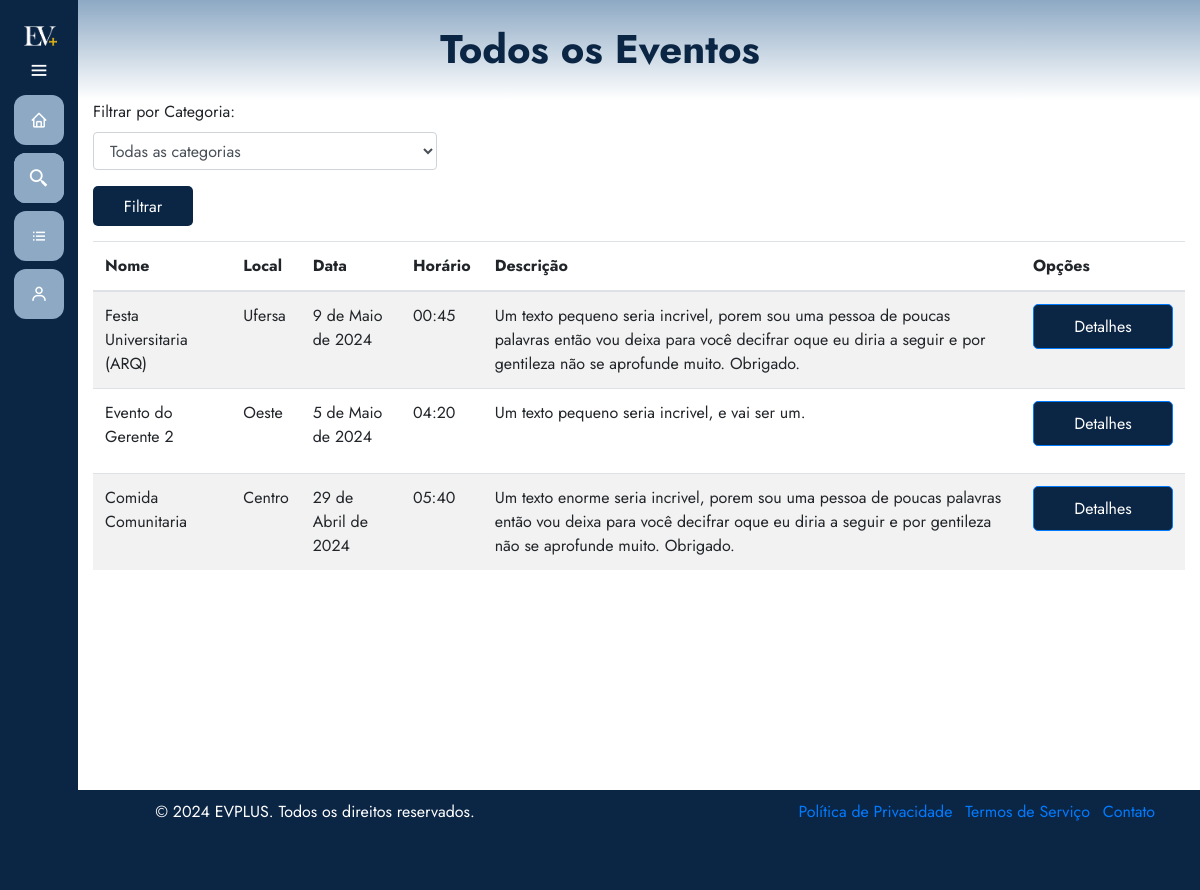
The page /eventos/todos-eventos/ on the database as committed earlier.
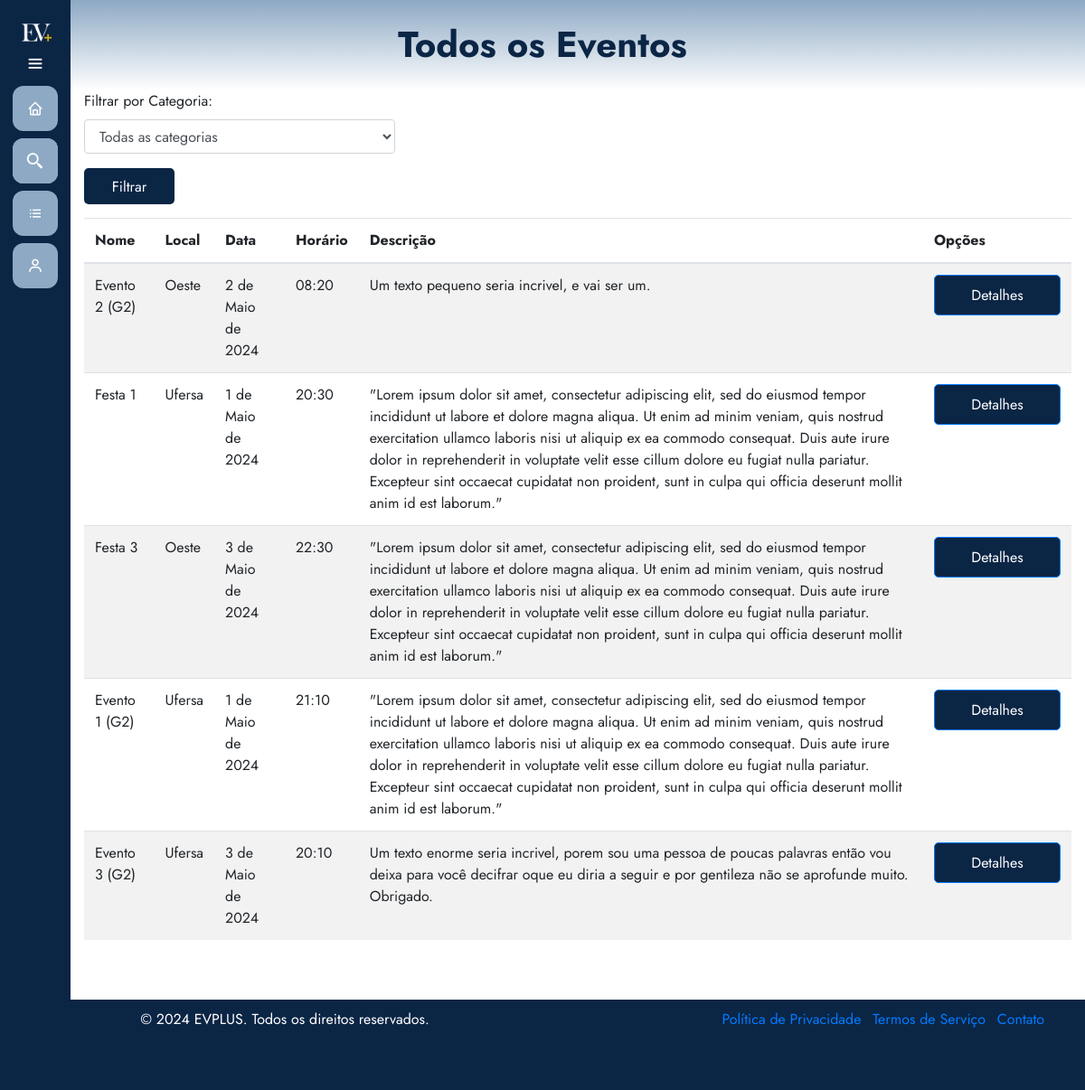
The same page on the database as committed later.
### eventos/models.py (models this page shows, shortened)
class Evento(models.Model):
    user = models.ForeignKey(User, on_delete=models.CASCADE)
    clients = models.ManyToManyField(User, through='Inscricao', related_name='eventos')
    name = models.CharField(max_length=100)
    description = models.TextField()
    local = models.CharField(max_length=100)
    date = models.DateField()
    time = models.TimeField()
    category = models.CharField(max_length=100)
    banner = models.ImageField(null=True, blank=True, upload_to='images/')
    finalizado = models.BooleanField(default=False)

### eventos/views.py (the view)
# urls.py: path('todos-eventos/', views.listarTodosEventos, name='todos_eventos'),
def listarTodosEventos(request):
    exibir_sidebar = True
    categoria = request.GET.get('categoria')
    if categoria:
        eventosDisponiveis = Evento.objects.filter(category=categoria, finalizado=False)  # Filtra apenas eventos ativos com a categoria especificada
    else:
        eventosDisponiveis = Evento.objects.filter(finalizado=False)  # Filtra apenas eventos ativos
    return render(request, 'todosEventos.html', {'eventos': eventosDisponiveis, 'exibir_sidebar': exibir_sidebar})

### eventos/templates/todosEventos.html (shortened to what this page needs)
{% extends 'base.html' %}
{% load static %}
{% block 'head' %}
    <link rel="stylesheet" href="{% static 'eventos/css/todosEventos.css' %}">
{% endblock %}
{% block 'dashboard' %}
    <div class="container">
        <div class="row">
            <div class="col-md-4">
                <form method="GET" action="{% url 'eventos:todos_eventos' %}">
                    <div class="form-group">
                        <label for="categoria">Filtrar por Categoria:</label>
                        <select class="form-control" id="categoria" name="categoria">
                            <option value="">Todas as categorias</option>
                        </select>
                    </div>
                    <button type="submit" class="btn btn-filter">Filtrar</button>
                </form>
            </div>
        </div>
        <div class="row">
            <div class="col-md-12">
                <div class="panel panel-default">
                    <div class="panel-body">
                        <div class="table-responsive">
                            <table class="table table-striped">
                                <thead>
                                    <tr>
                                        <th>Nome</th>
                                        <th>Local</th>
                                        <th>Data</th>
                                        <th>Horário</th>
                                        <th>Descrição</th>
                                        <th>Opções</th>
                                    </tr>
                                </thead>
                                <tbody>
                                    {% for evento in eventos %}
                                        <tr>
                                            <td>{{ evento.name }}</td>
                                            <td>{{ evento.local }}</td>
                                            <td>{{ evento.date }}</td>
                                            <td>{{ evento.time }}</td>
                                            <td>{{ evento.description }}</td>
                                            <td>
                                                <a href="{% url 'eventos:detalhes_evento' evento.id %}" class="btn btn-primary">Detalhes</a>
                                            </td>
                                        </tr>
                                    {% endfor %}
                                </tbody>
                            </table>
                        </div>
                    </div>
                </div>
            </div>
        </div>
    </div>
{% endblock %}

Rows that differ between the two databases and show on the page:
no longer on this page (row edited): Evento: name "Festa Universitaria (ARQ)", local "Ufersa", date "9 de Maio de 2024", time "00:45", description "Um texto pequeno seria incrivel, porem sou uma pessoa de poucas palavras então vou deixa para você decifrar oque eu diria a seguir e por gentileza não se aprofunde muito. Obrigado."
removed Evento: name "Comida Comunitaria", local "Centro", date "29 de Abril de 2024", time "05:40", description "Um texto enorme seria incrivel, porem sou uma pessoa de poucas palavras então vou deixa para você decifrar oque eu diria a seguir e por gentileza não se aprofunde muito. Obrigado."
changed Evento "Um texto pequeno seria incrivel, e vai ser um.": name "Evento do Gerente 2" → "Evento 2 (G2)"; date "5 de Maio de 2024" → "2 de Maio de 2024"; time "04:20" → "08:20"
added Evento: name "Festa 1", local "Ufersa", date "1 de Maio de 2024", time "20:30", description "\"Lorem ipsum dolor sit amet, consectetur adipiscing elit, sed do eiusmod tempor incididunt ut labore et dolore magna aliqua. Ut enim ad minim veniam, quis nostrud exercitation ullamco laboris nisi ut aliquip ex ea commodo consequat. Duis aute irure dolor in reprehenderit in voluptate velit esse cillum dolore eu fugiat nulla pariatur. Excepteur sint occaecat cupidatat non proident, sunt in culpa qui officia deserunt mollit anim id est laborum.\""
added Evento: name "Festa 3", local "Oeste", date "3 de Maio de 2024", time "22:30", description "\"Lorem ipsum dolor sit amet, consectetur adipiscing elit, sed do eiusmod tempor incididunt ut labore et dolore magna aliqua. Ut enim ad minim veniam, quis nostrud exercitation ullamco laboris nisi ut aliquip ex ea commodo consequat. Duis aute irure dolor in reprehenderit in voluptate velit esse cillum dolore eu fugiat nulla pariatur. Excepteur sint occaecat cupidatat non proident, sunt in culpa qui officia deserunt mollit anim id est laborum.\""
added Evento: name "Evento 1 (G2)", local "Ufersa", date "1 de Maio de 2024", time "21:10", description "\"Lorem ipsum dolor sit amet, consectetur adipiscing elit, sed do eiusmod tempor incididunt ut labore et dolore magna aliqua. Ut enim ad minim veniam, quis nostrud exercitation ullamco laboris nisi ut aliquip ex ea commodo consequat. Duis aute irure dolor in reprehenderit in voluptate velit esse cillum dolore eu fugiat nulla pariatur. Excepteur sint occaecat cupidatat non proident, sunt in culpa qui officia deserunt mollit anim id est laborum.\""
added Evento: name "Evento 3 (G2)", local "Ufersa", date "3 de Maio de 2024", time "20:10", description "Um texto enorme seria incrivel, porem sou uma pessoa de poucas palavras então vou deixa para você decifrar oque eu diria a seguir e por gentileza não se aprofunde muito. Obrigado."
